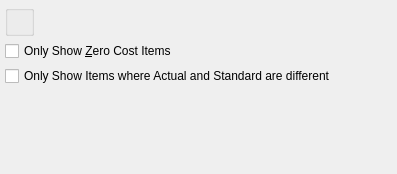
<?xml version="1.0" encoding="UTF-8"?>
<ui version="4.0">
 <comment>This file is part of the xTuple ERP: PostBooks Edition, a free and
open source Enterprise Resource Planning software suite,
Copyright (c) 1999-2010 by OpenMFG LLC, d/b/a xTuple.
It is licensed to you under the Common Public Attribution License
version 1.0, the full text of which (including xTuple-specific Exhibits)
is available at www.xtuple.com/CPAL.  By using this software, you agree
to be bound by its terms.</comment>
 <class>dspItemCostsByClassCode</class>
 <widget class="QWidget" name="dspItemCostsByClassCode">
  <property name="geometry">
   <rect>
    <x>0</x>
    <y>0</y>
    <width>397</width>
    <height>174</height>
   </rect>
  </property>
  <property name="windowTitle">
   <string>Item Costs by Class Code</string>
  </property>
  <layout class="QVBoxLayout" name="verticalLayout">
   <item>
    <layout class="QHBoxLayout" name="horizontalLayout">
     <item>
      <widget class="ParameterGroup" name="_classCode">
       <property name="title">
        <string/>
       </property>
       <property name="fixedSize">
        <bool>false</bool>
       </property>
      </widget>
     </item>
     <item>
      <spacer name="horizontalSpacer">
       <property name="orientation">
        <enum>Qt::Horizontal</enum>
       </property>
       <property name="sizeHint" stdset="0">
        <size>
         <width>0</width>
         <height>20</height>
        </size>
       </property>
      </spacer>
     </item>
    </layout>
   </item>
   <item>
    <widget class="XCheckBox" name="_onlyShowZero">
     <property name="text">
      <string>Only Show &amp;Zero Cost Items</string>
     </property>
    </widget>
   </item>
   <item>
    <widget class="XCheckBox" name="_onlyShowDiff">
     <property name="text">
      <string>Only Show Items where Actual and Standard are different</string>
     </property>
    </widget>
   </item>
   <item>
    <spacer name="verticalSpacer">
     <property name="orientation">
      <enum>Qt::Vertical</enum>
     </property>
     <property name="sizeHint" stdset="0">
      <size>
       <width>20</width>
       <height>7</height>
      </size>
     </property>
    </spacer>
   </item>
  </layout>
 </widget>
 <layoutdefault spacing="5" margin="5"/>
 <pixmapfunction>qPixmapFromMimeSource</pixmapfunction>
 <customwidgets>
  <customwidget>
   <class>ParameterGroup</class>
   <extends>QGroupBox</extends>
   <header>parametergroup.h</header>
  </customwidget>
  <customwidget>
   <class>XCheckBox</class>
   <extends>QCheckBox</extends>
   <header>xcheckbox.h</header>
  </customwidget>
 </customwidgets>
 <tabstops>
  <tabstop>_classCode</tabstop>
  <tabstop>_onlyShowZero</tabstop>
 </tabstops>
 <resources/>
 <connections/>
</ui>
